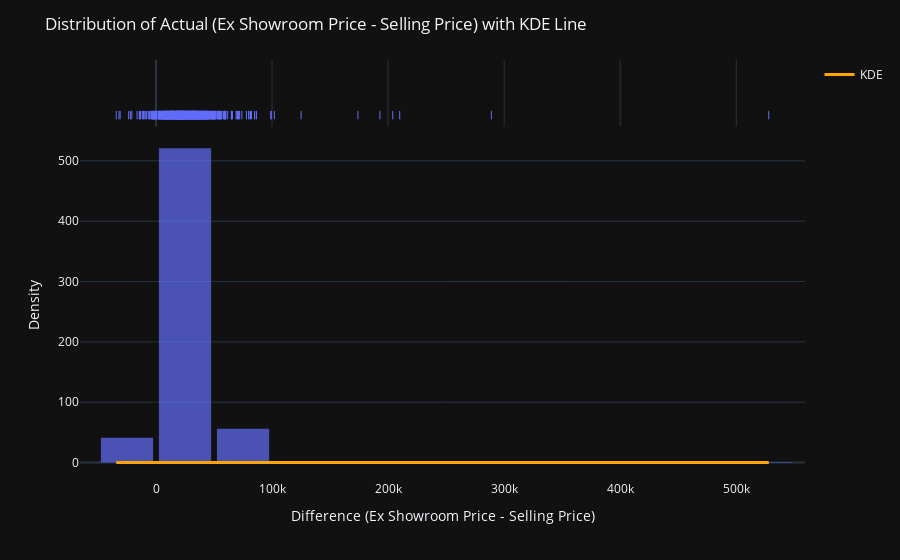

Source (notebook cell):
### Code cell
fig = px.histogram(bike_ex_train, x="Actual", nbins=20, color_discrete_sequence=["#636EFA"], marginal="rug", opacity=0.7)

kde = gaussian_kde(bike_ex_train['Actual'])
x_vals = np.linspace(min(bike_ex_train['Actual']), max(bike_ex_train['Actual']), 1000)
y_vals = kde(x_vals)

fig.add_trace(go.Scatter(x=x_vals, y=y_vals, mode='lines', name='KDE', line=dict(color='orange', width=3)))

fig.update_layout(
    title = "Distribution of Actual (Ex Showroom Price - Selling Price) with KDE Line",
    xaxis_title = "Difference (Ex Showroom Price - Selling Price)",
    yaxis_title = "Density",
    template = "plotly_dark",
    bargap = 0.1,
    showlegend = True
)
fig.show()

### Figure 1 — Plotly figure (JSON) as saved in the notebook; plotly's stock layout.template omitted (floating-point values rounded to 4 significant figures; data arrays with more than 128 entries replaced by an {"elided": "..."} marker saying what was removed)
{"data": [{"alignmentgroup": "True", "bingroup": "x", "hovertemplate": "Actual=%{x}<br>count=%{y}<extra></extra>", "legendgroup": "", "marker": {"color": "#636EFA", "opacity": 0.7, "pattern": {"shape": ""}}, "name": "", "nbinsx": 20, "offsetgroup": "", "orientation": "v", "showlegend": false, "type": "histogram", "x": {"elided": "626 int values"}, "xaxis": "x", "yaxis": "y"}, {"alignmentgroup": "True", "boxpoints": "all", "fillcolor": "rgba(255,255,255,0)", "hoveron": "points", "hovertemplate": "Actual=%{x}<extra></extra>", "jitter": 0, "legendgroup": "", "line": {"color": "rgba(255,255,255,0)"}, "marker": {"color": "#636EFA", "symbol": "line-ns-open"}, "name": "", "offsetgroup": "", "showlegend": false, "type": "box", "x": {"elided": "626 int values"}, "xaxis": "x2", "yaxis": "y2"}, {"line": {"color": "orange", "width": 3}, "mode": "lines", "name": "KDE", "type": "scatter", "x": {"elided": "1000 float values"}, "y": {"elided": "1000 float values"}}], "layout": {"bargap": 0.1, "barmode": "relative", "legend": {"tracegroupgap": 0}, "margin": {"t": 60}, "showlegend": true, "title": {"text": "Distribution of Actual (Ex Showroom Price - Selling Price) with KDE Line"}, "xaxis": {"anchor": "y", "domain": [0, 1], "title": {"text": "Difference (Ex Showroom Price - Selling Price)"}}, "xaxis2": {"anchor": "y2", "domain": [0, 1], "matches": "x", "showgrid": true, "showticklabels": false}, "yaxis": {"anchor": "x", "domain": [0, 0.8316], "title": {"text": "Density"}}, "yaxis2": {"anchor": "x2", "domain": [0.8416, 1], "matches": "y2", "showgrid": false, "showline": false, "showticklabels": false, "ticks": ""}}}
